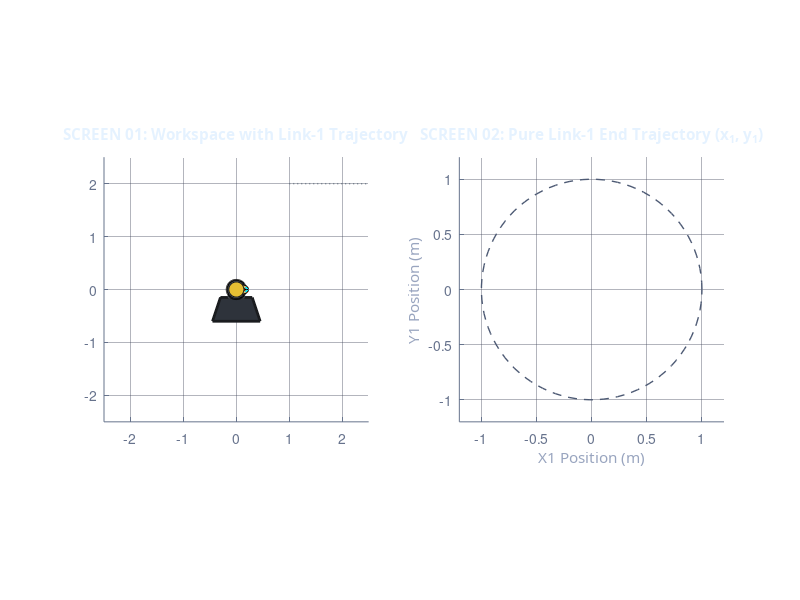

This chart was generated by the following MATLAB code: (Note: this script raises an error after producing the figure.)
% Trajectory Analysis: Link-1 End Joint under Fixed Positive Theta2 (MATLAB R2026a)
clear; clc; close all;

%% 1. 로봇 물리 및 고정각 설정
l1 = 1.0; % 링크 1 길이 (m)
l2 = 1.0; % 링크 2 길이 (m)

% ★ 관절 2 (\theta_2)를 양의 해(Elbow-Up) 상수로 고정 (예: 45도)
theta2_fixed_deg = 45; 
theta2_fixed = deg2rad(theta2_fixed_deg);

% 타원 궤적 정보 (타겟 방위각 참조용)
a = 2.0; b = 1.3;
num_steps = 240;
t = linspace(0, 2*pi, num_steps);
X_ellipse = a * cos(t);
Y_ellipse = b * sin(t);

%% 2. 시각화 그래픽스 환경 구축 (분할 스크린 레이아웃)
fig = figure('Name', 'Link-1 Joint Trajectory under Fixed Positive \theta_2', ...
             'NumberTitle', 'off', ...
             'Color', [0.08, 0.09, 0.11], ...
             'Position', [100, 200, 1250, 550]);

%% 3. [좌측 스크린 - 물리 공간 및 링크 1 말단 궤적 동시 표기]
ax1 = subplot(1, 2, 1, 'Parent', fig, ...
              'Color', [0.12, 0.14, 0.18], 'XColor', [0.4, 0.45, 0.55], 'YColor', [0.4, 0.45, 0.55], ...
              'GridColor', [0.25, 0.28, 0.35], 'GridAlpha', 0.4);
grid(ax1, 'on'); hold(ax1, 'on'); axis(ax1, 'equal');
xlim(ax1, [-2.5, 2.5]); ylim(ax1, [-2.5, 2.5]);
title(ax1, 'SCREEN 01: Workspace with Link-1 Trajectory', 'Color', [0.9, 0.95, 1.0], 'FontName', 'Segoe UI', 'FontWeight', 'bold');

% 참조용 타원 기준선 (회색 점선)
plot(ax1, X_ellipse, ':', 'Color', [0.4, 0.45, 0.5], 'LineWidth', 1);

% ★ 이번 코딩의 핵심: 링크 1 말단(관절 2)이 그리는 실제 궤적선 (네온 그린)
link1_trace_ax1 = plot(ax1, NaN, NaN, '-', 'Color', [0.0, 1.0, 0.5], 'LineWidth', 2.5);

% 산업용 베이스 고정 받침대 드로잉
base_plate_x = [-0.45, 0.45, 0.30, -0.30]; base_plate_y = [-0.60, -0.60, -0.15, -0.15];
base_neck_x = [-0.15, 0.15, 0.10, -0.10];  base_neck_y = [-0.15, -0.15, 0.0, 0.0];
fill(ax1, base_plate_x, base_plate_y, [0.18, 0.20, 0.23], 'EdgeColor', [0.1, 0.11, 0.12], 'LineWidth', 2);
fill(ax1, base_neck_x, base_neck_y, [0.55, 0.58, 0.62], 'EdgeColor', [0.3, 0.32, 0.35], 'LineWidth', 1.5);
rectangle(ax1, 'Position', [-0.18, -0.18, 0.36, 0.36], 'Curvature', [1, 1], 'FaceColor', [0.35, 0.38, 0.42], 'LineWidth', 1.5);

%% 4. [우측 스크린 - 링크 1 말단(관절 2)만의 순수 궤적 확대 뷰]
ax2 = subplot(1, 2, 2, 'Parent', fig, ...
              'Color', [0.12, 0.14, 0.18], 'XColor', [0.4, 0.45, 0.55], 'YColor', [0.4, 0.45, 0.55], ...
              'GridColor', [0.25, 0.28, 0.35], 'GridAlpha', 0.4);
grid(ax2, 'on'); hold(ax2, 'on'); axis(ax2, 'equal');
xlim(ax2, [-1.2, 1.2]); ylim(ax2, [-1.2, 1.2]); 
xlabel(ax2, 'X1 Position (m)', 'Color', [0.6, 0.65, 0.75], 'FontName', 'Segoe UI');
ylabel(ax2, 'Y1 Position (m)', 'Color', [0.6, 0.65, 0.75], 'FontName', 'Segoe UI');
title(ax2, 'SCREEN 02: Pure Link-1 End Trajectory (x_1, y_1)', 'Color', [0.9, 0.95, 1.0], 'FontName', 'Segoe UI', 'FontWeight', 'bold');

% 반지름 1m 물리적 경계선
th_circle = linspace(0, 2*pi, 100);
plot(ax2, cos(th_circle), sin(th_circle), '--', 'Color', [0.3, 0.35, 0.45], 'LineWidth', 1);

% 우측 스크린 링크 1 실시간 추적선 (마젠타 핑크)
link1_trace_ax2 = plot(ax2, NaN, NaN, '-', 'Color', [1.0, 0.2, 0.6], 'LineWidth', 2.5);
h_joint_dot = plot(ax2, NaN, NaN, 'o', 'MarkerSize', 8, 'MarkerFaceColor', [1.0, 0.2, 0.6], 'MarkerEdgeColor', [1,1,1]);

%% 5. 아노다이징 골드 메탈릭 암 레이어 빌드
gold_colors = {[0.25, 0.18, 0.05], [0.70, 0.52, 0.15], [0.88, 0.71, 0.28], [0.98, 0.88, 0.55], [1.0, 0.98, 0.85]};
widths = [26, 21, 14, 7, 2.5];

link1_layers = []; link2_layers = [];
for k = 1:5
    link1_layers(k) = plot(ax1, [0, 0], [0, 0], 'Color', gold_colors{k}, 'LineWidth', widths(k), 'HandleVisibility', 'off');
    link2_layers(k) = plot(ax1, [0, 0], [0, 0], 'Color', gold_colors{k}, 'LineWidth', widths(k), 'HandleVisibility', 'off');
end

%% 6. 집게(Gripper) 및 조인트 피벗 볼트 세팅
wrist_x = [-0.03,  0.03,  0.03, -0.03]; wrist_y = [-0.05, -0.05,  0.05,  0.05];
claw_base_x = [0.03, 0.11, 0.19, 0.23, 0.20, 0.12, 0.03]; claw_base_y = [0.05, 0.09, 0.07, 0.02, -0.01, 0.03, 0.01];
pad_base_x = [0.15, 0.23, 0.20]; pad_base_y = [0.07, 0.02, -0.01];

h_wrist  = patch(ax1, 'XData', wrist_x, 'YData', wrist_y, 'FaceColor', [0.30, 0.25, 0.15]);
h_claw_L = patch(ax1, 'XData', claw_base_x, 'YData', claw_base_y, 'FaceColor', [0.85, 0.75, 0.45]);
h_claw_R = patch(ax1, 'XData', claw_base_x, 'YData', -claw_base_y, 'FaceColor', [0.85, 0.75, 0.45]);
h_pad_L  = patch(ax1, 'XData', pad_base_x, 'YData', pad_base_y, 'FaceColor', [0.0, 0.9, 1.0], 'EdgeColor', 'none');
h_pad_R  = patch(ax1, 'XData', pad_base_x, 'YData', -pad_base_y, 'FaceColor', [0.0, 0.9, 1.0], 'EdgeColor', 'none');

h_j2_cap = plot(ax1, 0, 0, 'o', 'MarkerSize', 11, 'MarkerFaceColor', [0.9, 0.75, 0.20], 'MarkerEdgeColor', [0.1, 0.1, 0.1]);

%% 7. 오버레이 HUD 정보창 레이아웃 배치
hud_box = annotation('textbox', [0.14, 0.68, 0.17, 0.18], 'Color', [0.98, 0.88, 0.55], ...
                     'BackgroundColor', [0.15, 0.17, 0.22, 0.85], 'EdgeColor', [0.6, 0.4, 0.1], ...
                     'FontName', 'Courier New', 'FontSize', 9, 'FontWeight', 'bold');

%% 8. 타원 방위각 연동 및 실시간 모션 루프
x1_history = []; y1_history = [];

for i = 1:num_steps
    % 현재 프레임의 타원 타겟 좌표 추출
    x_target = X_ellipse(i);
    y_target = Y_ellipse(i);
    
    %% [타원 방위각 연동 역기구학 해석]
    gamma = atan2(y_target, x_target);
    alpha = atan2(l2 * sin(theta2_fixed), l1 + l2 * cos(theta2_fixed));
    
    % \theta_2가 고정된 구조에서 타원 방향을 향하는 \theta_1 연산
    theta1 = gamma - alpha; 
    
    %% [순기구학 기반 각 링크별 말단 좌표 도출]
    % ★ 링크 1의 말단 좌표 (x1, y1) -> 관절 2 위치
    x1 = l1 * cos(theta1); 
    y1 = l1 * sin(theta1);
    
    % 링크 2의 말단 좌표 (x2, y2) -> 핸드 위치
    x2 = x1 + l2 * cos(theta1 + theta2_fixed); 
    y2 = y1 + l2 * sin(theta1 + theta2_fixed);
    phi = theta1 + theta2_fixed;
    
    % 링크 1 말단 데이터 누적 기록
    x1_history = [x1_history, x1];
    y1_history = [y1_history, y1];
    
    %% [SCREEN 01 - 전체 로봇 그래픽 갱신]
    for k = 1:5
        set(link1_layers(k), 'XData', [0, x1], 'YData', [0, y1]);
        set(link2_layers(k), 'XData', [x1, x2], 'YData', [y1, y2]);
    end
    set(h_j2_cap, 'XData', x1, 'YData', y1);
    
    % 집게 방위각 매핑 변환
    R = [cos(phi), -sin(phi); sin(phi), cos(phi)];
    wr_g = R * [wrist_x; wrist_y] + [x2; y2];
    cl_L_g = R * [claw_base_x; claw_base_y] + [x2; y2]; cl_R_g = R * [claw_base_x; -claw_base_y] + [x2; y2];
    pd_L_g = R * [pad_base_x; pad_base_y] + [x2; y2];   pd_R_g = R * [pad_base_x; -pad_base_y] + [x2; y2];
    
    set(h_wrist, 'XData', wr_g(1,:), 'YData', wr_g(2,:));
    set(h_claw_L, 'XData', cl_L_g(1,:), 'YData', cl_L_g(2,:)); set(h_claw_R, 'XData', cl_R_g(1,:), 'YData', cl_R_g(2,:));
    set(h_pad_L, 'XData', pd_L_g(1,:), 'YData', pd_L_g(2,:));   set(h_pad_R, 'XData', pd_R_g(1,:), 'YData', pd_R_g(2,:));
    
    % SCREEN 01용 링크 1 말단 실시간 궤적 라인 업데이트
    set(link1_trace_ax1, 'XData', x1_history, 'YData', y1_history);
    
    %% [SCREEN 02 - 링크 1 말단만의 독립 궤적 드로잉]
    set(link1_trace_ax2, 'XData', x1_history, 'YData', y1_history);
    set(h_joint_dot, 'XData', x1, 'YData', y1); 
    
    %% HUD 대시보드 갱신
    hud_string = sprintf(['  [LINK-1 TARGET]\n  ------------------\n  Locked \\theta_2: %3d^o\n  Active \\theta_1: %5.1f^o\n\n  [JOINT 2 COORD]\n  X1 Position: %5.2f m\n  Y1 Position: %5.2f m'], ...
                           theta2_fixed_deg, rad2deg(theta1), x1, y1);
    set(hud_box, 'String', hud_string);
    
    %% 프레임 동기화 및 딜레이 속도 제어
    drawnow;
    pause(0.015);
end
